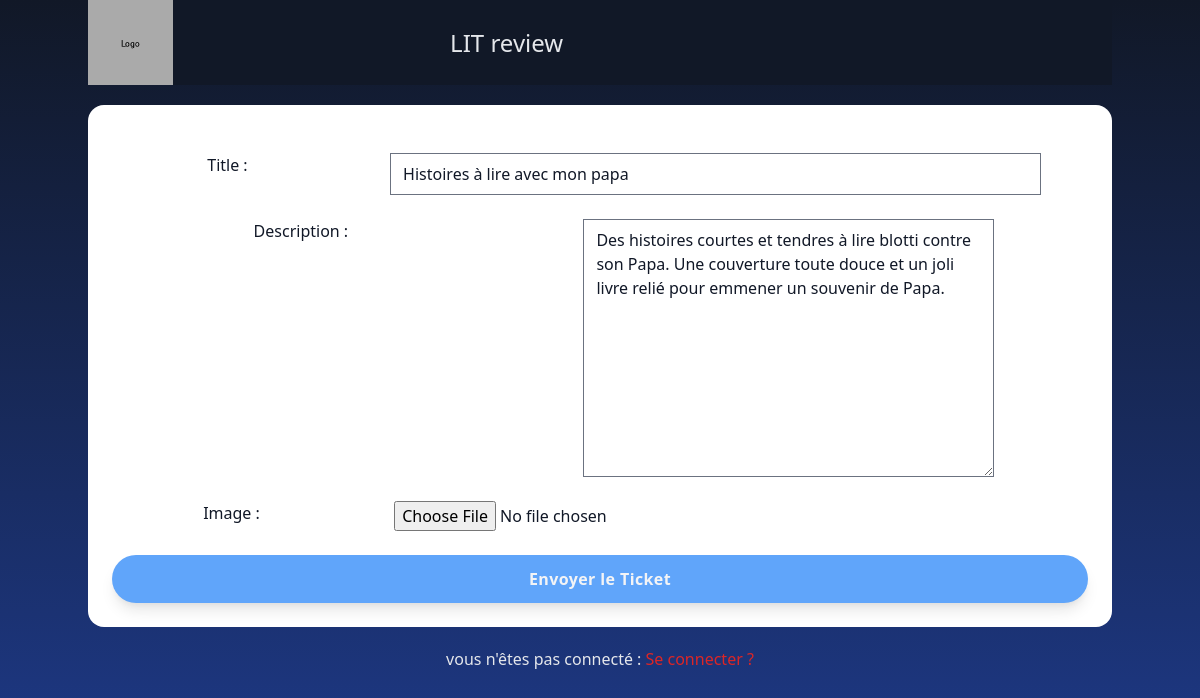
The app's page /rev/ticket/edit/22 with its own data.
### bkreport/models.py (models this page shows, shortened)
class Ticket(models.Model):
    title = models.CharField(max_length=128)
    description = models.TextField(max_length=2038, blank=True)
    user = models.ForeignKey(to=settings.AUTH_USER_MODEL,
                             on_delete=models.CASCADE)
    image = models.ImageField(null=True, blank=True, upload_to='books_cover')
    time_created = models.DateTimeField(auto_now_add=True)

### bkreport/views.py (the view, shortened to what this page needs)
# urls.py: path('ticket/edit/<int:pk>', views.TicketUpdateView.as_view(), name='edit_ticket'),
class TicketUpdateView(UpdateView):
    model = Ticket
    fields = ['title', 'description', 'image']

### bkreport/templates/bkreport/ticket_form.html (shortened to what this page needs)
{% extends 'litrev/base.html' %}
{% block content %}
    <div class="css_card-container">
        <div class="css_card-base">
            <form method="POST">
                {{ form.as_ul }}
                <button type="submit">Envoyer le Ticket</button>
            </form>
        </div>
    </div>
{% endblock %}

### records on screen
Ticket: title "Histoires à lire avec mon papa", description "Des histoires courtes et tendres à lire blotti contre son Papa. Une couverture toute douce et un joli livre relié pour emmener un souvenir de Papa."
